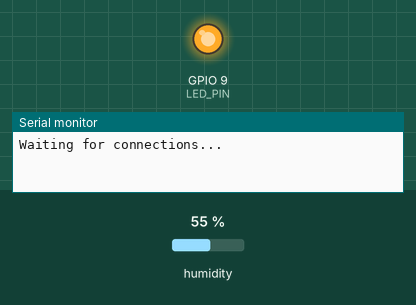
This program was run on a simulated Seeed XIAO ESP32-S3. Shown: output pins drawn as LEDs (lit = HIGH), the last lines printed to the serial monitor. Inputs (shaded band) come from the test bench; at power-on: humidity 55 %. Nothing arrives over Bluetooth unless stated; a phone connects over Bluetooth LE 3 s after start.

Above: at 5.0 s.
At 10.2 s:
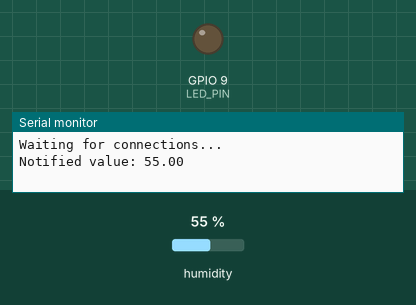
Timing chart, 0 to 13.0 s (numbered marks = the images above):
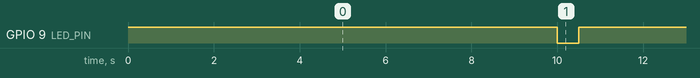

Measured:
- by itself, GPIO 9 (LED_PIN): alternates HIGH for 9.5 s and LOW for 0.50 s

The program:

main.cpp
```cpp
#include <Arduino.h>
#include <BLEDevice.h>
#include <BLEServer.h>
#include <BLEUtils.h>
#include <BLE2902.h>
#include <Wire.h>
#include <Adafruit_Sensor.h>
#include <Adafruit_BME280.h>

#define SERVICE_UUID        "ec23c52d-1e1b-416d-aa74-805c6ce40e8c"
#define CHARACTERISTIC_UUID "9e9a6659-9757-47a0-aec9-b78b64c21191"
#define LED_PIN D10
#define SEALEVELPRESSURE_HPA (1013.25)

BLEServer* pServer = NULL;
BLECharacteristic* pCharacteristic = NULL;
bool deviceConnected = false;
bool oldDeviceConnected = false;
unsigned long previousMillis = 0;
const long sensorInterval = 10000;

Adafruit_BME280 bme;
bool ledOff = false;
unsigned long ledOffTime = 0;

class MyServerCallbacks : public BLEServerCallbacks {
    void onConnect(BLEServer* pServer) {
        deviceConnected = true;
    };

    void onDisconnect(BLEServer* pServer) {
        deviceConnected = false;
    }
};

void setup() {
    Serial.begin(115200);
    pinMode(LED_PIN, OUTPUT);
    digitalWrite(LED_PIN, HIGH);

    if (!bme.begin(0x76)) {
        Serial.println("Could not find BME280 sensor!");
        while (1);
    }

    BLEDevice::init("HumiditySensor");
    pServer = BLEDevice::createServer();
    pServer->setCallbacks(new MyServerCallbacks());
    BLEService *pService = pServer->createService(SERVICE_UUID);
    pCharacteristic = pService->createCharacteristic(
        CHARACTERISTIC_UUID,
        BLECharacteristic::PROPERTY_READ |
        BLECharacteristic::PROPERTY_NOTIFY
    );
    pCharacteristic->addDescriptor(new BLE2902());
    pService->start();
    BLEAdvertising *pAdvertising = BLEDevice::getAdvertising();
    pAdvertising->addServiceUUID(SERVICE_UUID);
    pAdvertising->setScanResponse(true);
    pAdvertising->setMinPreferred(0x06);
    pAdvertising->setMinPreferred(0x12);
    BLEDevice::startAdvertising();
    Serial.println("Waiting for connections...");
}

void loop() {
    unsigned long currentMillis = millis();

    if (currentMillis - previousMillis >= sensorInterval) {
        float humidity = bme.readHumidity();
        // Apply calibration here if needed
        String humidityStr = String(humidity);

        if (deviceConnected) {
            pCharacteristic->setValue(humidityStr.c_str());
            pCharacteristic->notify();
            digitalWrite(LED_PIN, LOW);
            ledOff = true;
            ledOffTime = currentMillis;
            Serial.println("Notified value: " + humidityStr);
        }
        previousMillis = currentMillis;
    }

    if (ledOff && (currentMillis - ledOffTime >= 500)) {
        digitalWrite(LED_PIN, HIGH);
        ledOff = false;
    }

    if (!deviceConnected && oldDeviceConnected) {
        delay(500);
        pServer->startAdvertising();
        Serial.println("Advertising started");
        oldDeviceConnected = deviceConnected;
    }
    if (deviceConnected && !oldDeviceConnected) {
        oldDeviceConnected = deviceConnected;
    }
}
```
